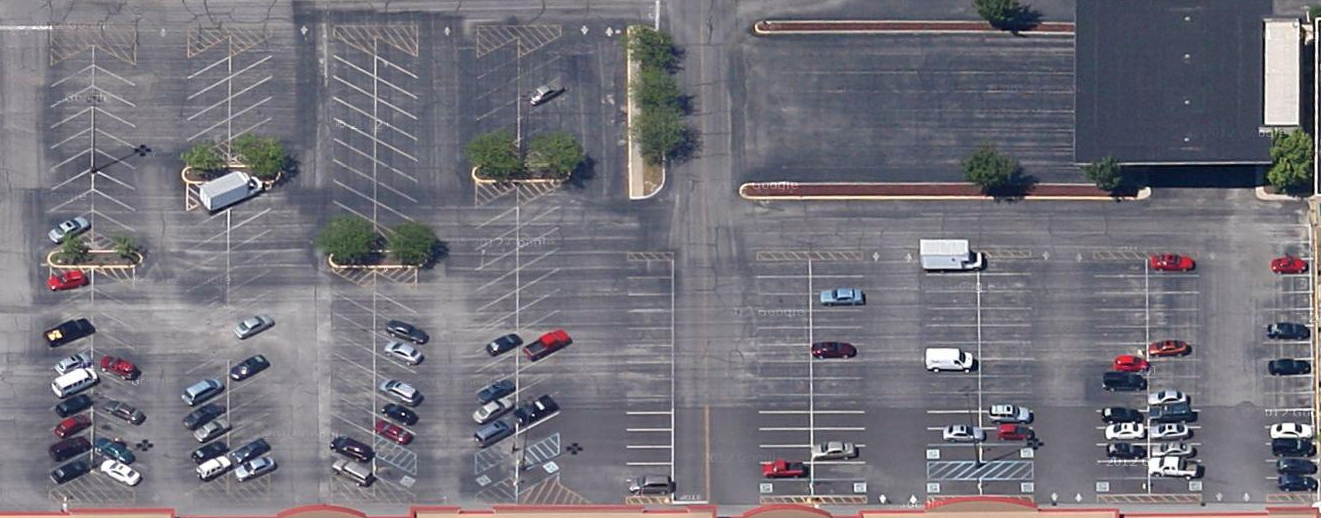
%> input picture satellite-image-car-detection/part2_car_matlab/Plaza.png, 1321 x 518 px
$ octave part2_plaza.m   (GNU Octave 9; MATLAB toolbox functions it lacks are replaced by stand-ins)
%> lines starting %> are read from the running program, lines starting %| are printed output that depends on the picture; in (x1, y1, x2, y2) boxes, pixels count from 0 and x2, y2 are one past the last pixel; in counts of white or black regions, pixels touching at a corner belong together; the program's own positions count from 1
%> further down, X is the input picture: size 518x1321x3 uint8; mean R, G, B 115.6, 113.7, 122.2
### satellite-image-car-detection/part2_car_matlab/margin_expansion.m
% Author: Lijiang Guo
% Date: Feb 11, 2017
% This function preprocess image before convolution.
% It expands margin of image by mirroring.
% Input:
%   img: greyscale image with edges,
%   mar_x: one side margin along x dimension
%   mar_y: one side margin along y dimension
%
% Output:
%   img_out: Image with expanded margin.

%%
function img_out = margin_expansion(img, mar_x, mar_y)
%> called with mar_x = 1, mar_y = 1
[m,n] = size(img);
%> m = 518; n = 1321
img_out = zeros(m+2*mar_y, n+2*mar_x);
img_out(1+mar_y:m+mar_y,1+mar_x:n+mar_x) = img;

% top rows
img_out(1:mar_y,1+mar_x:n+mar_x) = img(mar_y:-1:1, 1:n);
% bottom rows
img_out(m+mar_y+1:m+2*mar_y, 1+mar_x:n+mar_x) = img(m:-1:m-mar_y+1, 1:n);
% left cols
img_out(1+mar_y:m+mar_y,1:mar_x) = img(1:m, mar_x:-1:1);
% right cols
img_out(1+mar_y:m+mar_y,n+mar_x+1:n+2*mar_x) = img(1:m, n:-1:n-mar_x+1);
% top-left corners
img_out(1:mar_y,1:mar_x) = img(mar_y:-1:1,mar_x:-1:1);
%> img_out: size 520x1323 double; min 0, max 1, mean 0.452; mean of the top-left, top-right, bottom-left and bottom-right quarters 0.451, 0.393, 0.494, 0.471
% top-right corners
img_out(1:mar_y,n+mar_x+1:n+2*mar_x) = img(mar_y:-1:1,n:-1:n-mar_x+1);
% bottom-left corners
img_out(m+mar_y+1:m+2*mar_y,1:mar_x) = img(m:-1:m-mar_y+1,1:mar_x);
% botton-right corners
img_out(m+mar_y+1:m+2*mar_y,n+mar_x+1:n+2*mar_x) = img(m:-1:m-mar_y+1,n:-1:n-mar_x+1);

end

### satellite-image-car-detection/part2_car_matlab/sobel.m
% Author: Lijiang Guo
% Date: Feb 10, 2017
% This function implements the Sobel Operator for edge detection in images.
% Input:
%   img: greyscale image,
%   a: threshold for x dimension; high value is more sensitive to edges;
%   b: threshold for y dimension; high value is more sensitive to edges;
%   dx: filter size in x dimension,
%   dy: filter size in y dimension,
%
% Output:
%   img_xy: image with pixel value equals norm of gradient.
%   img_x: image with pixel value equals x direction derivative.
%   img_y: image with pixel value equals y direction derivative.
%   img_dir: direction of gradient in radiant.

%%
function [img_xy, img_x, img_y, img_dir] = sobel(img, a, b)
%> called with a = 16, b = 4
[m,n] = size(img);
%> m = 520; n = 1323
% regular sobel kernel
dG_x = a*[-1 0 1; -2 0 2; -1 0 1]/8;
% improved sobel kernel for minimizing orientation error
dG_x = a*[-3 0 3; -10 0 10; -3 0 3]/32;
dG_y = -b*dG_x'/8;
d_G_x = reshape(dG_x,9,1);
d_G_y = reshape(dG_y,9,1);

%% Construct local patch matrix
mar = 1;
X = zeros(9,(m-2*mar)*(n-2*mar));
count = 1;
for i= 1+mar : m-mar
    for j = 1 + mar : n-mar
        X(:,count) = reshape(img(i-mar:i+mar,j-mar:j+mar),9,1);
        count = count + 1;
    end
end
%> after the loop, count = 684279

%% Running Sobel operator
% sobel going x direction alone
img_x = reshape(X'*d_G_x, n-2*mar, m-2*mar)';
% sobel going y direction alone
img_y = reshape(X'*d_G_y, n-2*mar, m-2*mar)';
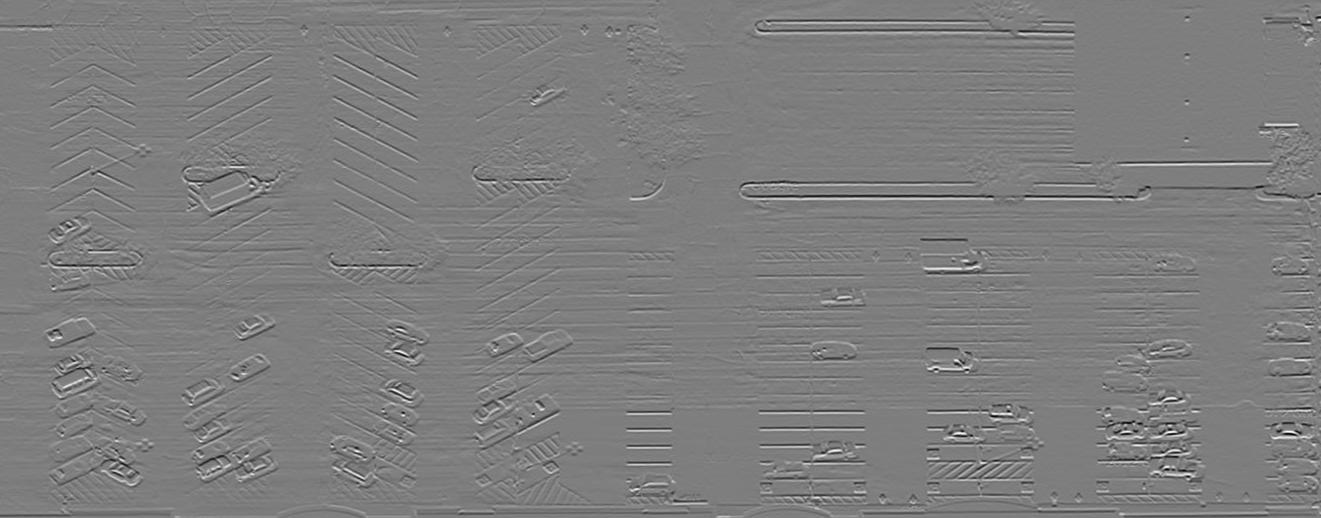
%> img_y: size 518x1321 double; min -3.67, max 3.74, mean -0.00344; drawn with min black and max white
% Norm of gradient
img_xy = (img_x.^2 + img_y.^2).^(1/2);
% Direction of gradient
img_dir = atan(img_y./img_x);
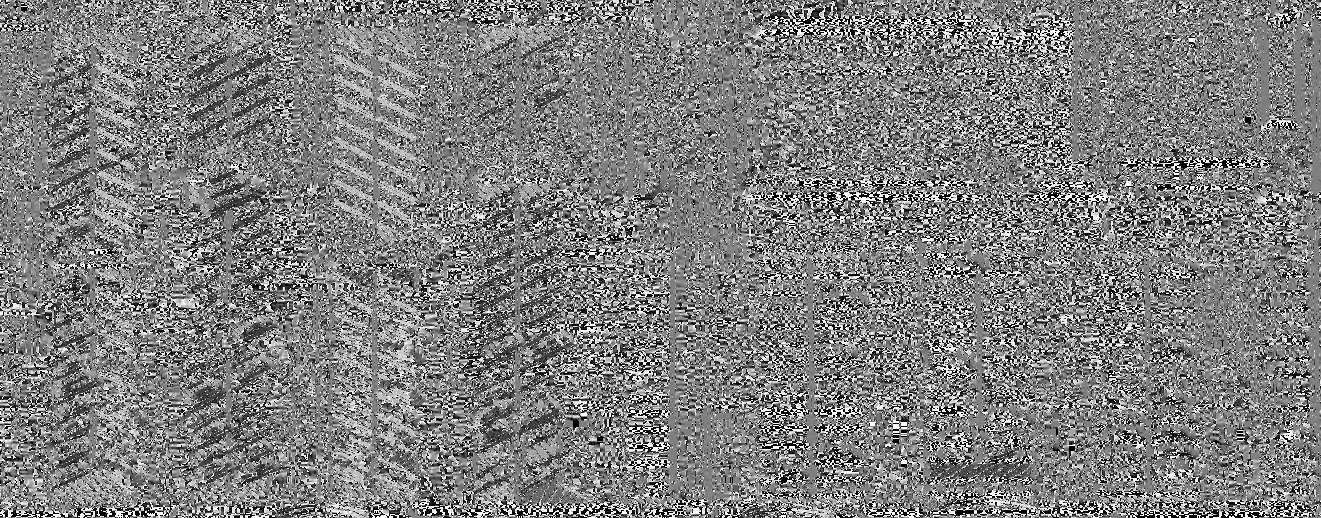
%> img_dir: size 518x1321 double; 0.03% of the values are NaN or infinite; the others: min -1.57, max 1.57, mean -0.00389; drawn with min black, max white, NaN and infinite black

%% Plots
figure;
imshow(img_x);
title('x direction');
colorbar;
%
figure;
imshow(img_y);
title('y direction');
colorbar;

%
figure;
imshow(img_xy);
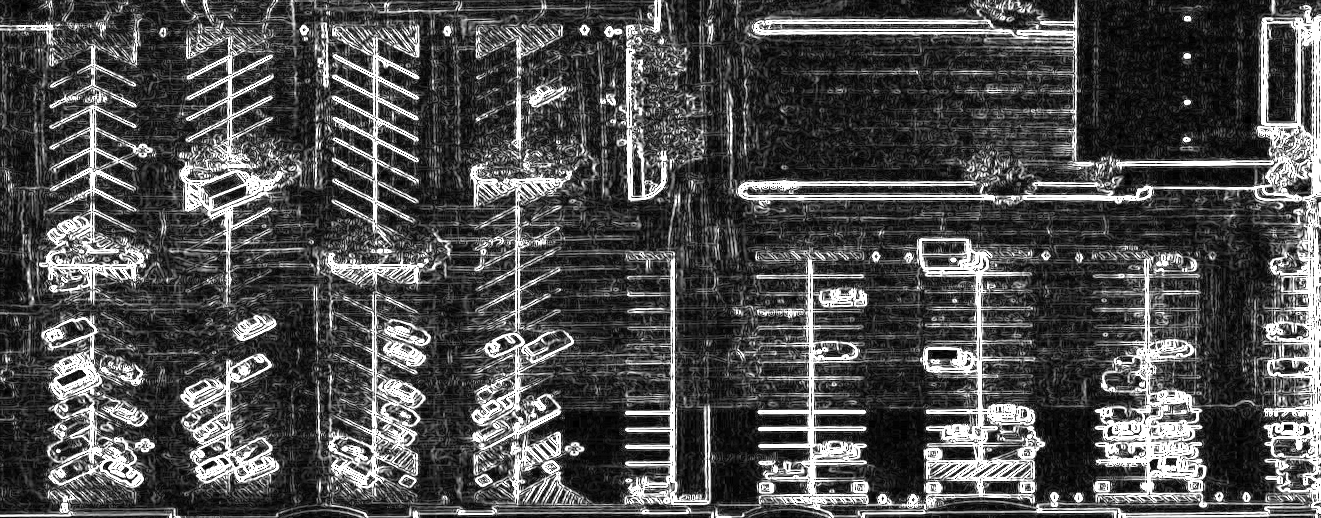
%> displayed picture: size 518x1321, on the screen's scale of 0 to 255; min 0, max 255, mean 78.5
title('gradient norm');
colorbar;

end

### satellite-image-car-detection/part2_car_matlab/laplacian_edge.m
% Author: Lijiang Guo
% Date: Feb 10, 2017
% This function implements the Laplacian Operator for edge detection in images.
% Input:
%   img: greyscale image,
%   a: threshold for x dimension; high value is more sensitive to edges;
%   b: threshold for y dimension; high value is more sensitive to edges;
%   dx: filter size in x dimension,
%   dy: filter size in y dimension,
%
% Output:
%   img_out: Image with edges.

%%
function [img_out] = laplacian_edge(img, kernel, a)
%> called with kernel = 1, a = 3
[m,n] = size(img);
if kernel == 1
    d_lap = a*[0 1 0; 1 -4 1; 0 1 0];
elseif kernel == 2
    d_lap = a*[1 1 1; 1 -8 1; 1 1 1];
end


dlap = reshape(d_lap,9,1);

%% Construct local patch matrix
mar = 1;
X = zeros(9,(m-2*mar)*(n-2*mar));
count = 1;
for i= 1+mar : m-mar
    for j = 1 + mar : n-mar
        X(:,count) = reshape(img(i-mar:i+mar,j-mar:j+mar),9,1);
        count = count + 1;
    end
end

%% Running laplacian operator
img_out = reshape(X'*dlap, n-2*mar, m-2*mar)';
%> img_out: size 518x1321 double

figure;
imshow(img_out);
title('x direction');
colorbar;

end

### satellite-image-car-detection/part2_car_matlab/cross_correlation.m
function M_out = cross_correlation(M,T)
M_out = zeros(size(M));
mar_x = floor(size(T,2)/2);
mar_y = floor(size(T,1)/2);
M_ex = margin_expansion(M,mar_x,mar_y);
[a,b] = size(M);

M_patchs = zeros(prod(size(T)),prod(size(M)));
count = 1;
for r = 1+mar_y:a+mar_y
    for c = 1+mar_x:b+mar_x
       M_patchs(:,count) = reshape(M_ex(r-mar_y:r+mar_y,c-mar_x:c+mar_x),...
           prod(size(T)),1);
       count = count+1;
    end
end

[c,d] = size(M);
M_out = reshape(M_patchs'*reshape(T,prod(size(T)),1), d, c)';
end

### satellite-image-car-detection/part2_car_matlab/part2_plaza.m
% Author: Lijiang Guo
% Date: Feb 10, 2017
% Plaza.png
%%
clc; % Clears the Command Window
clear all;% remove all variables
close all % Closes all open windows

%% Step 1: Import a image
% load in data matrix
X = imread('./Plaza.png','png');
% check if original image type is uint8
if class(X) == 'uint8'
    % if uint8, convert to double
    X = im2double(X);
end
% [7 lines of commented-out code are left out]
X_gray = rgb2gray(X);
imshow(X_gray);
colorbar;

%% Step: Pre-processing: margin expansion by mirrowing
X_GRAY = margin_expansion(X_gray,1,1);
figure
imshow(X_GRAY);

%% Step: Edge detection: Sobel operator
[X_sob, X_sob_x, X_sob_y, X_sob_dir] = sobel(X_GRAY,16,4);
close all;

figure;
imshow(X_sob);
colorbar
title('Image w edge');
saveas(gcf,'./Plaza_sob_edge.jpg');
close(gcf);
% How to select threshold for solbel operator for unseen image?

%% Step: Edge detection: Laplacian operator
X_lap = laplacian_edge(X_GRAY,1,3);
%X_lap = laplacian_edge(X_GRAY,2,1);
saveas(gcf,'./Plaza_lap_edge.jpg');
close(gcf);
close all;

%% Step: Edge detection: Canny (matlab vision tool box)
% No time to implement in my codes.
% Just try Matlab functions to see the effect. Will not use for this homework.
X_canny = edge(X_GRAY,'Canny');
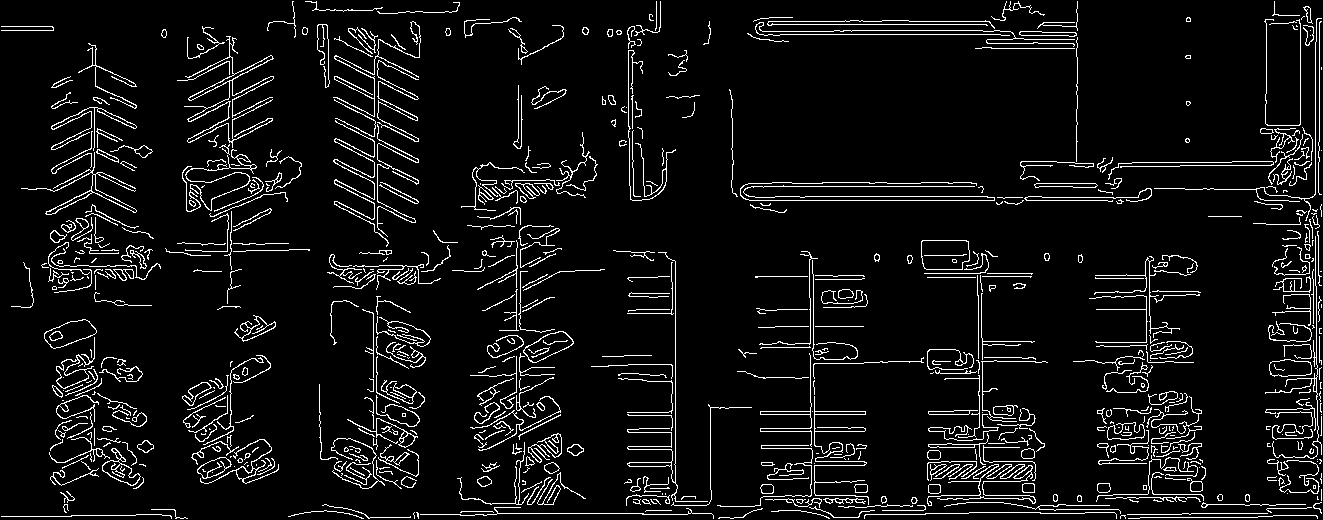
%> X_canny: size 520x1323 logical; 6.7% white in thin lines or dots
figure;
imshow(X_canny);
colorbar;

%% Step: Edge thinning (nonmaximum supression)

%% Step: Post-processing of edge points before shape detection/template matching
% assign edge points to value 1, others to value 0.

% Sobel
X_edge = double(X_sob > 0.7);
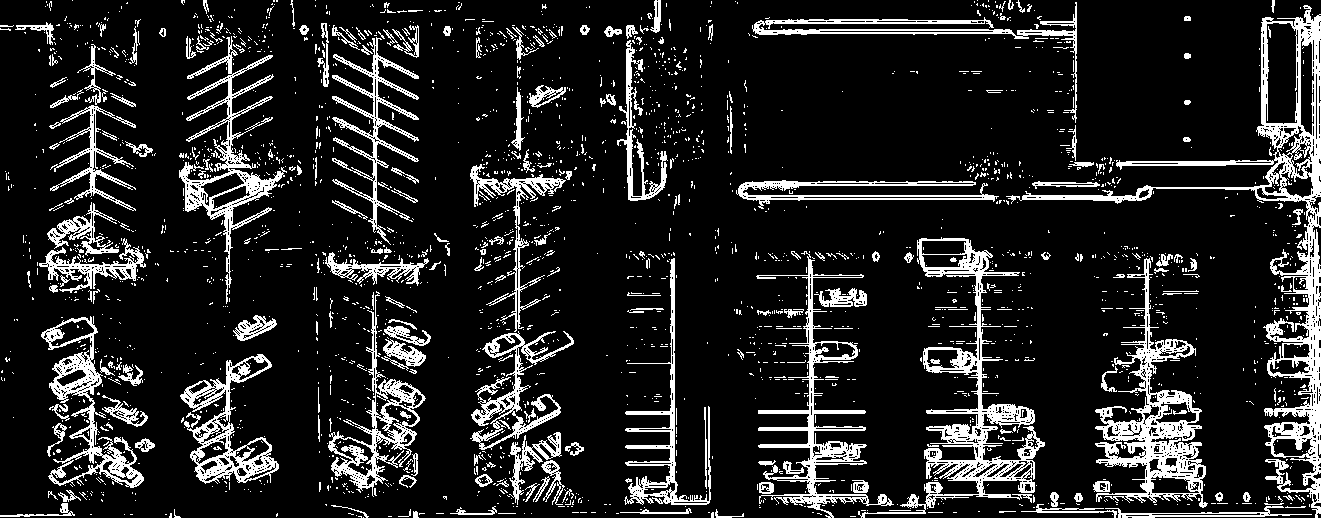
%> X_edge: size 518x1321 double; values 0 (black) and 1 (white), 13.9% white; 2406 white regions (2169 under 20 px), largest, box (x1, y1, x2, y2) and area: (1006, 5, 1321, 518) 12674, (858, 237, 1045, 518) 7936, (1095, 258, 1208, 508) 7171
% sobel operator gives rather messy edge points. But with a general
% similarity measure such as inverse MSE, it is good for SRSC image

% Canny
%X_edge = X_canny;

% Laplacian
%X_edge = double(X_lap > 0.4);   % good for informatics image
% Laplacian detects cleaner edges. But with less edge points detected, it
% is better to user Champer distance.

figure;
imshow(X_edge);
colorbar
title('Image w edge');

saveas(gcf,'./Plaza_edge.jpg');
%saveas(gcf,'./Informatics_edge.jpg');
close(gcf);

%% Step: Hough shape
% Hough tranfrom for ranctagle

%% Step: Car detection: box-in-box

%% Step: Scale detection: DoG
% not necessary here as most cars are similiar sizes.

%% Step: shift and rotation invariant features: SIFT
% not necessary here as most cars are similarlly posed.
% 'plaza' data needs three kinds of templates to compensate for rotations.

%% Step: Template matching using Chamfer distance
%% Find template
% Display edge image (renormalized to [0, 255])
figure;
X_canny_255 = X_canny*255;
%> X_canny_255: size 520x1323 double; 6.7% white in thin lines or dots
image(X_canny_255);
colormap gray
colorbar
axis equal tight

% Template 1
x_a = 318; x_b = 340; y_a = 235; y_b = 277; % Plaza template
template_1 = X_canny_255(x_a:x_b,y_a:y_b);
%> template_1: size 23x43 double; 19.3% white in thin lines or dots
size(template_1);
figure
image(template_1)
colormap gray
colorbar
axis equal tight
title('Template for Plaza');
saveas(gcf,'./Plaza_template1.jpg');
close(gcf);
% Template 2
x_a = 360; x_b = 386; y_a = 111; y_b = 145; % Plaza template
template_1 = X_canny_255(x_a:x_b,y_a:y_b);
%> template_1: size 27x35 double; 15.3% white in thin lines or dots, all inside (x1, y1, x2, y2) = (0, 0, 33, 23)
size(template_1);
figure
image(template_1)
colormap gray
colorbar
axis equal tight
title('Template for Plaza');
saveas(gcf,'./Plaza_template2.jpg');
close(gcf);
% Template 3
x_a = 425; x_b = 441; y_a = 1272; y_b = 1312; % Plaza template
template_1 = X_canny_255(x_a:x_b,y_a:y_b);
size(template_1);
figure
image(template_1)
colormap gray
colorbar
axis equal tight
title('Template for Plaza');
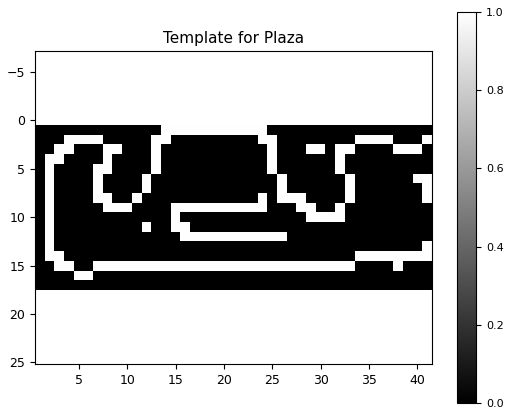
%> figure redrawn from the program's plot data
saveas(gcf,'./Plaza_template3.jpg');
close(gcf);

%% Template matching part 1: Distance transform
% Reference 1: https://www.cs.cornell.edu/courses/cs664/2008sp/handouts/cs664-7-dtrans.pdf
% Reference 2: Burger and Burger, core algorithms, chapter 11.
% Reference 3: http://www.cs.bc.edu/~hjiang/c342/lectures/matching/fit-I.pdf
Z = X_edge*255;
% Chamfer distance transform (Reference 3)
dist = bwdist(Z,'euclidean'); % matlab function
% Compute Chamfer similarity between template and image
% chamfer_dist = imfilter(dist, template_1,'corr', 'same'); % matlab
% function
chamfer_dist = cross_correlation(dist,template_1);
%> call 2 of margin_expansion, with mar_x = 20, mar_y = 8
%> in margin_expansion (call 2), `img_out(1:mar_y,1+mar_x:n+mar_x) = img(mar_y:-1:1, 1:n);`: img_out: size 534x1361 double; min 0, max 56, mean 7.7
%> in margin_expansion (call 2), `img_out(m+mar_y+1:m+2*mar_y, 1+mar_x:n+mar_x) = img(m:-1:m-mar_y+1, 1:..`: img_out: size 534x1361 double; min 0, max 56, mean 7.8
%> in margin_expansion (call 2), `img_out(1+mar_y:m+mar_y,1:mar_x) = img(1:m, mar_x:-1:1);`:
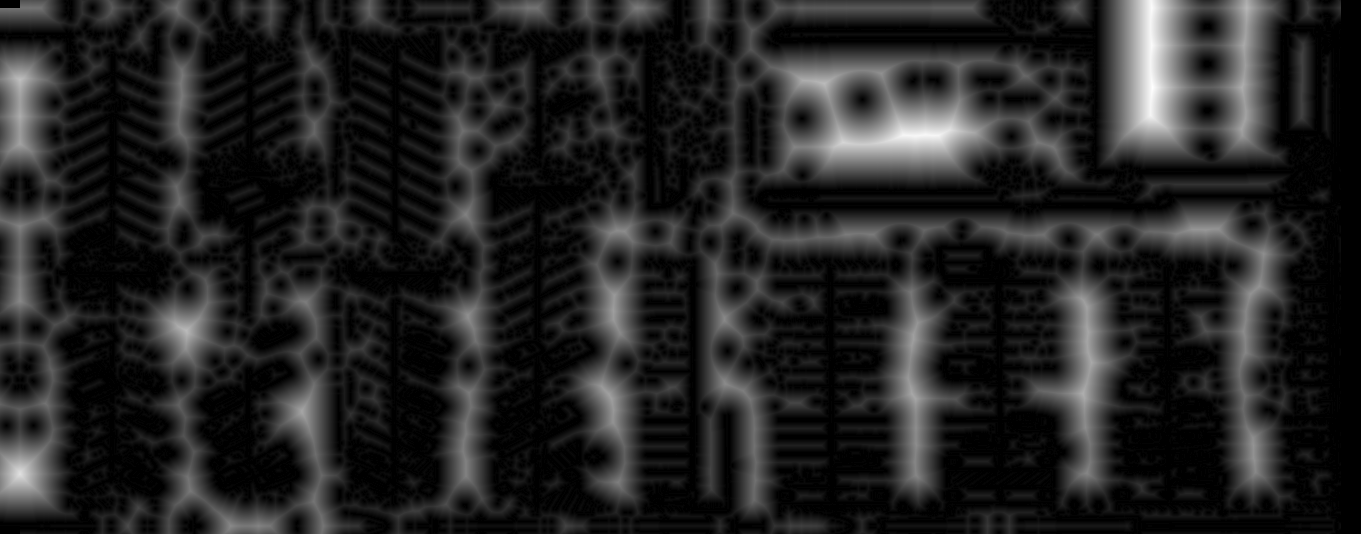
%> img_out: size 534x1361 double; min 0, max 56, mean 8; drawn with min black and max white
%> in margin_expansion (call 2), `img_out(1+mar_y:m+mar_y,n+mar_x+1:n+2*mar_x) = img(1:m, n:-1:n-mar_x+1);`: img_out: size 534x1361 double; 0.61% of pixels changed, all inside (x1, y1, x2, y2) = (1341, 8, 1361, 526)
%> in margin_expansion (call 2), `img_out(1:mar_y,1:mar_x) = img(mar_y:-1:1,mar_x:-1:1);`: img_out: size 534x1361 double; min 0, max 56, mean 8; mean of the top-left, top-right, bottom-left and bottom-right quarters 6.3, 11.7, 7.5, 6.6
%> the run ends on the next line
